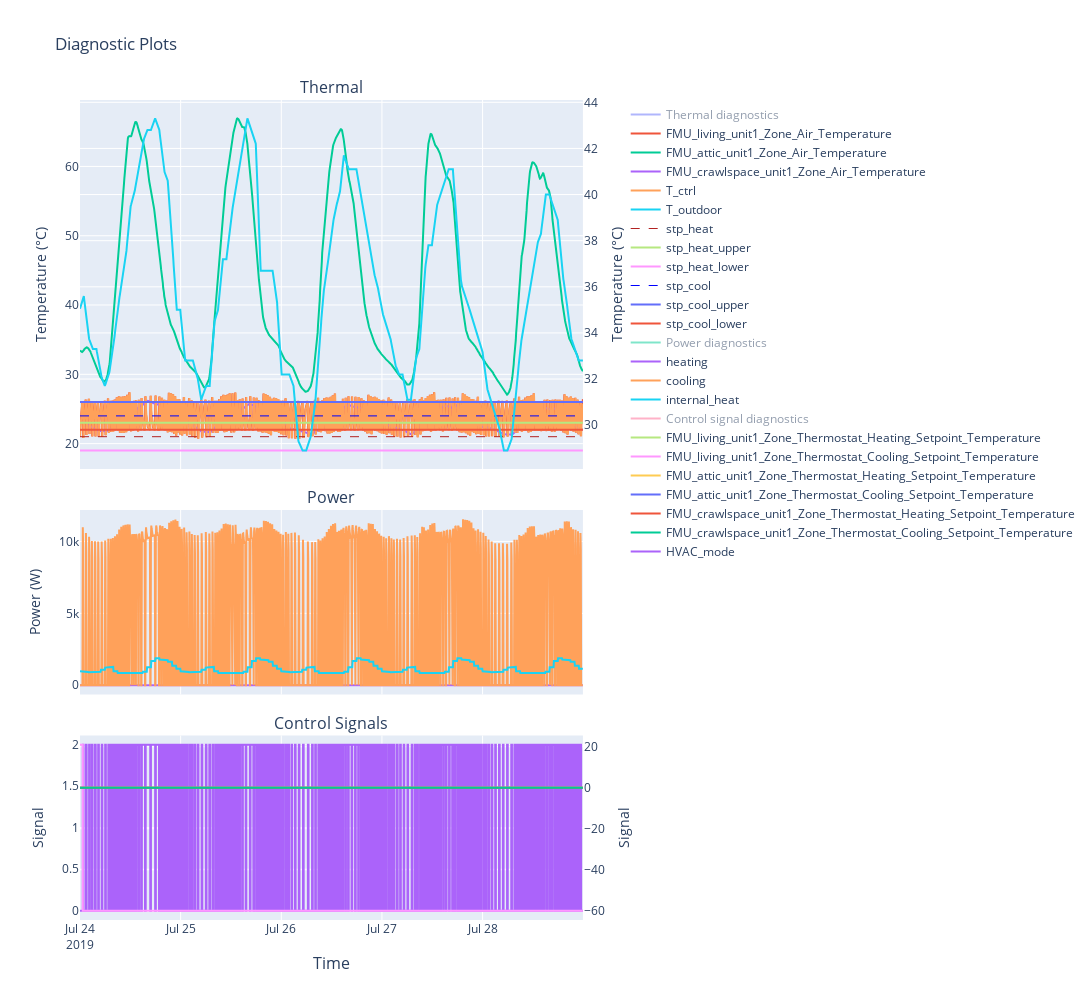

Notebook code cell kept with this figure:
### Code cell
%time s.show_plots()

### Figure 1 — Plotly figure (JSON) as saved in the notebook; plotly's stock layout.template omitted (floating-point values rounded to 4 significant figures; data arrays with more than 128 entries replaced by an {"elided": "..."} marker saying what was removed)
{"data": [{"mode": "lines", "name": "Thermal diagnostics", "type": "scatter", "visible": "legendonly", "x": {"elided": "1440 str values"}, "xaxis": "x", "y": {"elided": "1440 int values"}, "yaxis": "y"}, {"mode": "lines", "name": "FMU_living_unit1_Zone_Air_Temperature", "type": "scatter", "x": {"elided": "1440 str values"}, "xaxis": "x", "y": {"elided": "1440 float values"}, "yaxis": "y"}, {"mode": "lines", "name": "FMU_attic_unit1_Zone_Air_Temperature", "type": "scatter", "x": {"elided": "1440 str values"}, "xaxis": "x", "y": {"elided": "1440 float values"}, "yaxis": "y"}, {"mode": "lines", "name": "FMU_crawlspace_unit1_Zone_Air_Temperature", "type": "scatter", "x": {"elided": "1440 str values"}, "xaxis": "x", "y": {"elided": "1440 float values"}, "yaxis": "y"}, {"mode": "lines", "name": "T_ctrl", "type": "scatter", "x": {"elided": "1440 str values"}, "xaxis": "x", "y": {"elided": "1440 float values"}, "yaxis": "y"}, {"mode": "lines", "name": "T_outdoor", "type": "scatter", "x": {"elided": "1440 str values"}, "xaxis": "x", "y": {"elided": "1440 float values"}, "yaxis": "y2"}, {"line": {"color": "firebrick", "dash": "dash", "width": 1}, "mode": "lines", "name": "stp_heat", "type": "scatter", "x": {"elided": "1440 str values"}, "xaxis": "x", "y": {"elided": "1440 int values"}, "yaxis": "y"}, {"mode": "lines", "name": "stp_heat_upper", "type": "scatter", "x": {"elided": "1440 str values"}, "xaxis": "x", "y": {"elided": "1440 int values"}, "yaxis": "y"}, {"mode": "lines", "name": "stp_heat_lower", "type": "scatter", "x": {"elided": "1440 str values"}, "xaxis": "x", "y": {"elided": "1440 int values"}, "yaxis": "y"}, {"line": {"color": "blue", "dash": "dash", "width": 1}, "mode": "lines", "name": "stp_cool", "type": "scatter", "x": {"elided": "1440 str values"}, "xaxis": "x", "y": {"elided": "1440 int values"}, "yaxis": "y"}, {"mode": "lines", "name": "stp_cool_upper", "type": "scatter", "x": {"elided": "1440 str values"}, "xaxis": "x", "y": {"elided": "1440 int values"}, "yaxis": "y"}, {"mode": "lines", "name": "stp_cool_lower", "type": "scatter", "x": {"elided": "1440 str values"}, "xaxis": "x", "y": {"elided": "1440 int values"}, "yaxis": "y"}, {"mode": "lines", "name": "Power diagnostics", "type": "scatter", "visible": "legendonly", "x": {"elided": "1440 str values"}, "xaxis": "x2", "y": {"elided": "1440 int values"}, "yaxis": "y3"}, {"mode": "lines", "name": "heating", "type": "scatter", "x": {"elided": "1440 str values"}, "xaxis": "x2", "y": {"elided": "1440 int values"}, "yaxis": "y3"}, {"mode": "lines", "name": "cooling", "type": "scatter", "x": {"elided": "1440 str values"}, "xaxis": "x2", "y": {"elided": "1440 float values"}, "yaxis": "y3"}, {"mode": "lines", "name": "internal_heat", "type": "scatter", "x": {"elided": "1440 str values"}, "xaxis": "x2", "y": {"elided": "1440 float values"}, "yaxis": "y3"}, {"mode": "lines", "name": "Control signal diagnostics", "type": "scatter", "visible": "legendonly", "x": {"elided": "1440 str values"}, "xaxis": "x3", "y": {"elided": "1440 int values"}, "yaxis": "y4"}, {"line": {"shape": "hv"}, "mode": "lines", "name": "FMU_living_unit1_Zone_Thermostat_Heating_Setpoint_Temperature", "type": "scatter", "x": {"elided": "1440 str values"}, "xaxis": "x3", "y": {"elided": "1440 int values"}, "yaxis": "y5"}, {"line": {"shape": "hv"}, "mode": "lines", "name": "FMU_living_unit1_Zone_Thermostat_Cooling_Setpoint_Temperature", "type": "scatter", "x": {"elided": "1440 str values"}, "xaxis": "x3", "y": {"elided": "1440 float values"}, "yaxis": "y5"}, {"line": {"shape": "hv"}, "mode": "lines", "name": "FMU_attic_unit1_Zone_Thermostat_Heating_Setpoint_Temperature", "type": "scatter", "x": {"elided": "1440 str values"}, "xaxis": "x3", "y": {"elided": "1440 int values"}, "yaxis": "y5"}, {"line": {"shape": "hv"}, "mode": "lines", "name": "FMU_attic_unit1_Zone_Thermostat_Cooling_Setpoint_Temperature", "type": "scatter", "x": {"elided": "1440 str values"}, "xaxis": "x3", "y": {"elided": "1440 int values"}, "yaxis": "y5"}, {"line": {"shape": "hv"}, "mode": "lines", "name": "FMU_crawlspace_unit1_Zone_Thermostat_Heating_Setpoint_Temperature", "type": "scatter", "x": {"elided": "1440 str values"}, "xaxis": "x3", "y": {"elided": "1440 int values"}, "yaxis": "y5"}, {"line": {"shape": "hv"}, "mode": "lines", "name": "FMU_crawlspace_unit1_Zone_Thermostat_Cooling_Setpoint_Temperature", "type": "scatter", "x": {"elided": "1440 str values"}, "xaxis": "x3", "y": {"elided": "1440 int values"}, "yaxis": "y5"}, {"line": {"shape": "hv"}, "mode": "lines", "name": "HVAC_mode", "type": "scatter", "x": {"elided": "1440 str values"}, "xaxis": "x3", "y": {"elided": "1440 int values"}, "yaxis": "y4"}], "layout": {"annotations": [{"font": {"size": 16}, "showarrow": false, "text": "Thermal", "x": 0.47, "xanchor": "center", "xref": "paper", "y": 1, "yanchor": "bottom", "yref": "paper"}, {"font": {"size": 16}, "showarrow": false, "text": "Power", "x": 0.47, "xanchor": "center", "xref": "paper", "y": 0.5, "yanchor": "bottom", "yref": "paper"}, {"font": {"size": 16}, "showarrow": false, "text": "Control Signals", "x": 0.47, "xanchor": "center", "xref": "paper", "y": 0.225, "yanchor": "bottom", "yref": "paper"}, {"font": {"size": 16}, "showarrow": false, "text": "Time", "x": 0.47, "xanchor": "center", "xref": "paper", "y": 0, "yanchor": "top", "yref": "paper", "yshift": -30}], "autosize": false, "height": 1000, "hovermode": "closest", "title": {"text": "Diagnostic Plots"}, "width": 1500, "xaxis": {"anchor": "y", "autorange": true, "domain": [0, 0.94], "matches": "x3", "range": ["2019-07-24", "2019-07-28 23:55"], "showticklabels": false, "type": "date"}, "xaxis2": {"anchor": "y3", "autorange": true, "domain": [0, 0.94], "matches": "x3", "range": ["2019-07-24", "2019-07-28 23:55"], "showticklabels": false, "type": "date"}, "xaxis3": {"anchor": "y4", "autorange": true, "domain": [0, 0.94], "range": ["2019-07-24", "2019-07-28 23:55"], "type": "date"}, "yaxis": {"anchor": "x", "autorange": true, "domain": [0.55, 1], "range": [16.34, 69.59], "title": {"text": "Temperature (°C)"}, "type": "linear"}, "yaxis2": {"anchor": "x", "autorange": true, "overlaying": "y", "range": [28.1, 44.1], "side": "right", "title": {"text": "Temperature (°C)"}, "type": "linear"}, "yaxis3": {"anchor": "x2", "autorange": true, "domain": [0.275, 0.5], "range": [-641.4, 12190.0], "title": {"text": "Power (W)"}, "type": "linear"}, "yaxis4": {"anchor": "x3", "autorange": true, "domain": [0, 0.225], "range": [-0.1111, 2.111], "title": {"text": "Signal"}, "type": "linear"}, "yaxis5": {"anchor": "x3", "autorange": true, "overlaying": "y4", "range": [-64.5, 25.5], "side": "right", "title": {"text": "Signal"}, "type": "linear"}}}
